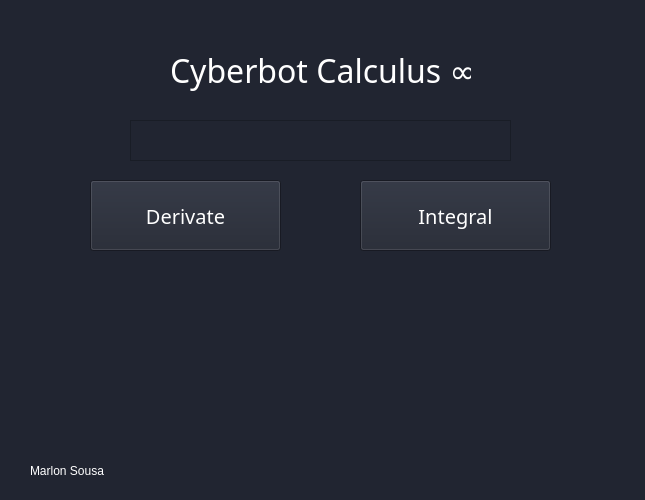
<?xml version="1.0" encoding="UTF-8"?>
<ui version="4.0">
 <class>MainWindow</class>
 <widget class="QMainWindow" name="MainWindow">
  <property name="geometry">
   <rect>
    <x>0</x>
    <y>0</y>
    <width>645</width>
    <height>500</height>
   </rect>
  </property>
  <property name="minimumSize">
   <size>
    <width>645</width>
    <height>500</height>
   </size>
  </property>
  <property name="maximumSize">
   <size>
    <width>645</width>
    <height>500</height>
   </size>
  </property>
  <property name="windowTitle">
   <string>Cyberbot Calculus</string>
  </property>
  <property name="styleSheet">
   <string notr="true">background: #212531;</string>
  </property>
  <widget class="QWidget" name="centralwidget">
   <widget class="QLabel" name="label">
    <property name="geometry">
     <rect>
      <x>170</x>
      <y>20</y>
      <width>301</width>
      <height>101</height>
     </rect>
    </property>
    <property name="font">
     <font>
      <family>Chilanka</family>
      <pointsize>24</pointsize>
     </font>
    </property>
    <property name="styleSheet">
     <string notr="true">color: white;</string>
    </property>
    <property name="lineWidth">
     <number>-2</number>
    </property>
    <property name="text">
     <string>Cyberbot Calculus ∞</string>
    </property>
    <property name="textFormat">
     <enum>Qt::AutoText</enum>
    </property>
   </widget>
   <widget class="QPushButton" name="pushButton">
    <property name="geometry">
     <rect>
      <x>90</x>
      <y>180</y>
      <width>191</width>
      <height>71</height>
     </rect>
    </property>
    <property name="font">
     <font>
      <family>Chilanka</family>
      <pointsize>15</pointsize>
     </font>
    </property>
    <property name="styleSheet">
     <string notr="true">color: white;</string>
    </property>
    <property name="text">
     <string>Derivate</string>
    </property>
   </widget>
   <widget class="QPushButton" name="pushButton_2">
    <property name="geometry">
     <rect>
      <x>360</x>
      <y>180</y>
      <width>191</width>
      <height>71</height>
     </rect>
    </property>
    <property name="font">
     <font>
      <family>Chilanka</family>
      <pointsize>15</pointsize>
     </font>
    </property>
    <property name="styleSheet">
     <string notr="true">color: white;</string>
    </property>
    <property name="text">
     <string>Integral</string>
    </property>
   </widget>
   <widget class="QTextEdit" name="textEdit">
    <property name="geometry">
     <rect>
      <x>130</x>
      <y>120</y>
      <width>381</width>
      <height>41</height>
     </rect>
    </property>
    <property name="styleSheet">
     <string notr="true">color: white;
font-size: 25px;</string>
    </property>
   </widget>
   <widget class="QLabel" name="label_2">
    <property name="geometry">
     <rect>
      <x>250</x>
      <y>340</y>
      <width>141</width>
      <height>141</height>
     </rect>
    </property>
    <property name="styleSheet">
     <string notr="true">background-image: url(:/newLogo/img/image.png);</string>
    </property>
    <property name="text">
     <string/>
    </property>
    <property name="textFormat">
     <enum>Qt::PlainText</enum>
    </property>
    <property name="pixmap">
     <pixmap>:/newLogo/img/image.png</pixmap>
    </property>
    <property name="scaledContents">
     <bool>true</bool>
    </property>
   </widget>
   <widget class="QLabel" name="label_3">
    <property name="geometry">
     <rect>
      <x>30</x>
      <y>460</y>
      <width>101</width>
      <height>21</height>
     </rect>
    </property>
    <property name="styleSheet">
     <string notr="true">color: white;</string>
    </property>
    <property name="text">
     <string>Marlon Sousa</string>
    </property>
   </widget>
   <widget class="QLabel" name="label_4">
    <property name="geometry">
     <rect>
      <x>190</x>
      <y>290</y>
      <width>271</width>
      <height>21</height>
     </rect>
    </property>
    <property name="font">
     <font>
      <pointsize>15</pointsize>
     </font>
    </property>
    <property name="styleSheet">
     <string notr="true">color: white;</string>
    </property>
    <property name="text">
     <string/>
    </property>
   </widget>
  </widget>
 </widget>
 <resources>
  <include location="logo.qrc"/>
 </resources>
 <connections/>
</ui>
